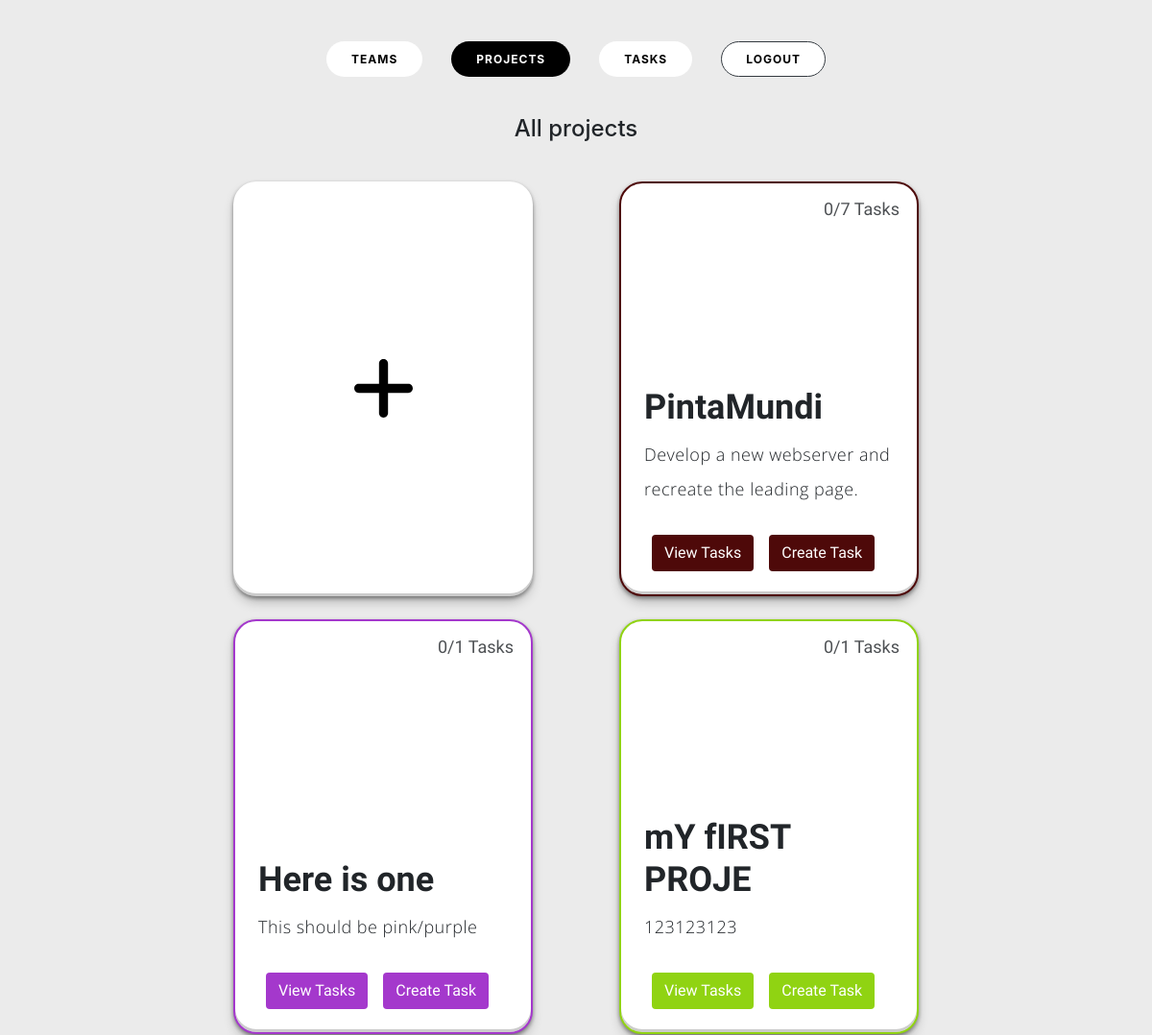
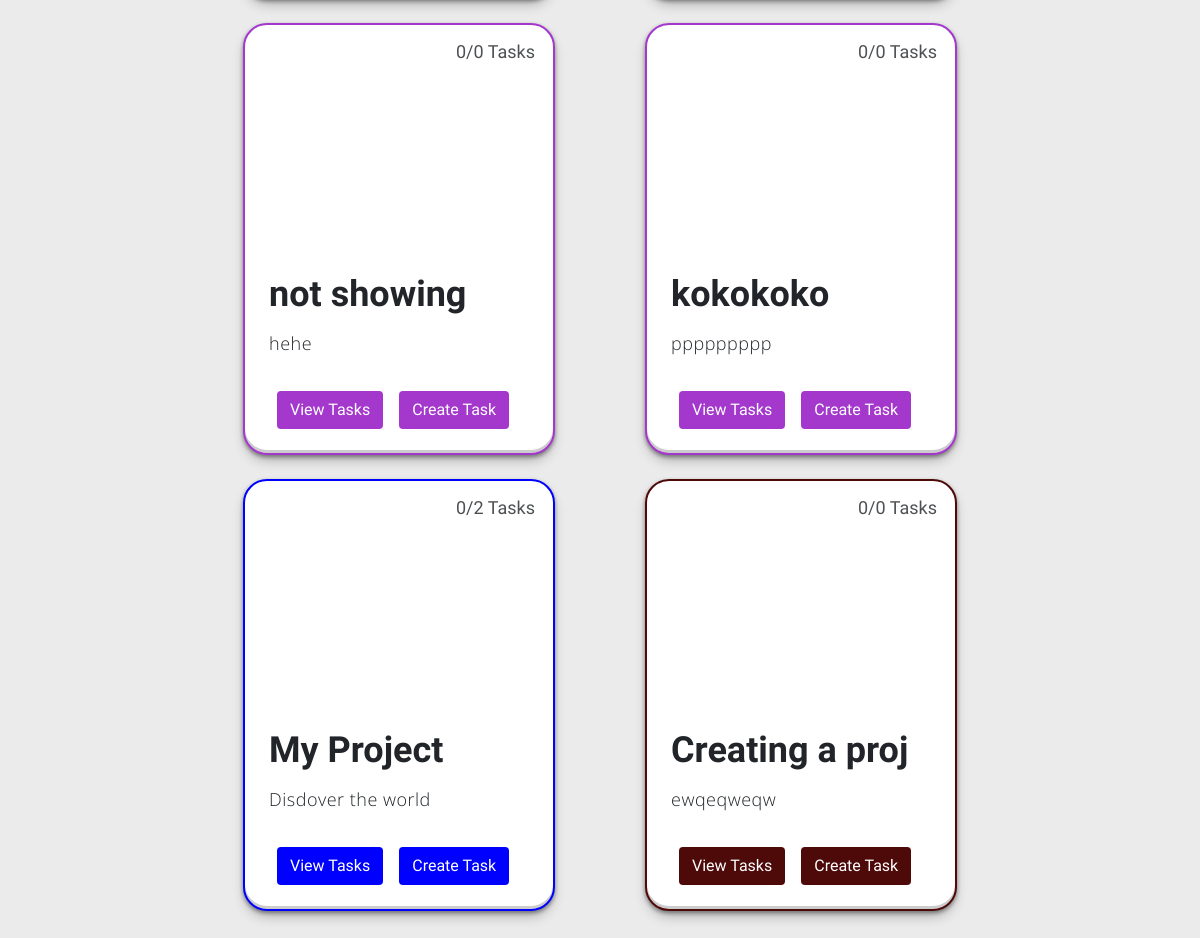
The app's page / (signed in), older data (2 pictures, top to bottom).
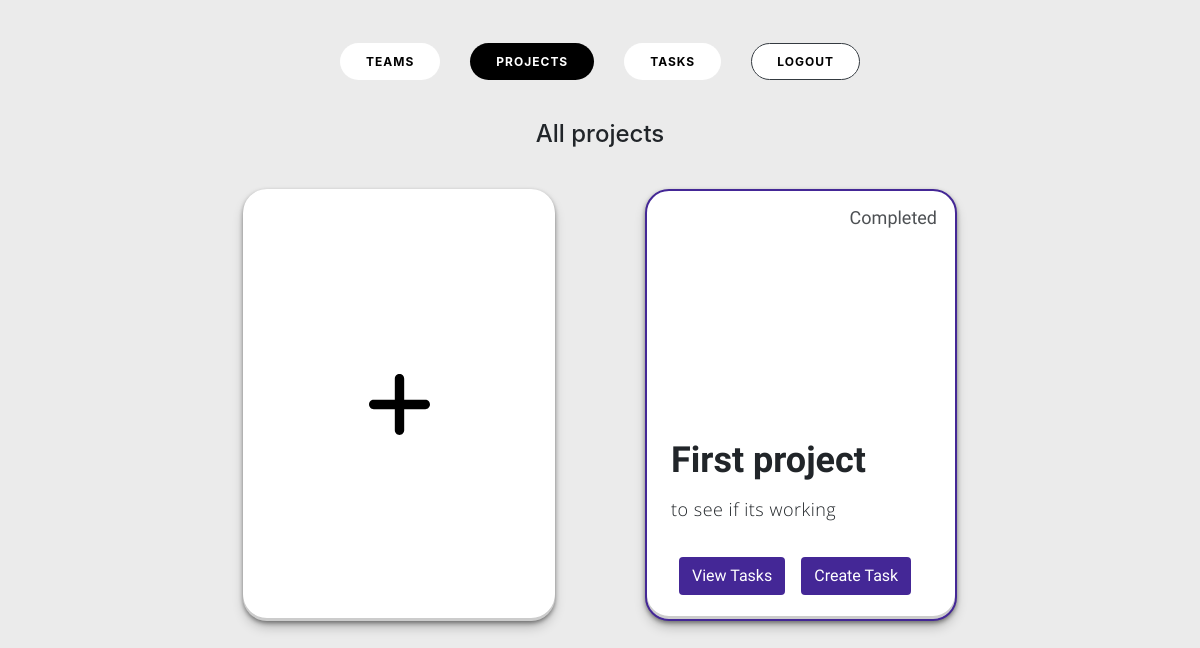
The same page, newer data.
### network/models.py (models this page shows, shortened)
class Project(models.Model):
    name = models.CharField(max_length=255)
    objective = models.TextField()
    team = models.ForeignKey(Team, on_delete=models.CASCADE)
    members = models.ManyToManyField(User, related_name='projects', default=None, null=True,)
    color = models.CharField(max_length=7, default=None, null=True, blank=True)
    is_completed = models.BooleanField(default=False)
    def completed_tasks_count(self):
        return self.task_set.filter(is_completed=True).count()

### network/views.py (the view)
# urls.py: path("", views.index, name="index"),
def index(request):
    projects = request.user.projects.all()
    message= "All projects"
    context = {
        'projects': projects,
        'message':message
    }
    return render(request, "network/index.html", context)

### network/templates/network/index.html (shortened to what this page needs)
{% extends "network/layout.html" %}
{% block body %}
<h4 class="text-center pb-3">{{ message }}</h4>
<section class="cards-wrapper row pt-3 pb-5 px-5  w-75">
    <div class="card-grid-space col pb-4">
        <a class="project_card m-auto white_bg" href="{% url 'create_project'%}">
        </a>
    </div>
    {% for project in projects %}
    <div class="card-grid-space col pb-4">
        <a class="project_card m-auto project_{{ project.id }}" style="border-color: {{ project.color }}; border-width: 2px;">
            <div>
                <h1>{{ project.name }}</h1>
                <p>{{ project.objective }}</p>
                {% if project.is_completed %}
                    <div class="date">Completed</div>
                {% else %}
                    <div class="date">{{ project.completed_tasks_count }}/{{ project.task_set.all.count }} Tasks</div>
                {% endif %}
                <div class="tags">
                    <div class="btn task_button text-white mx-2" style="background-color: {{ project.color }}"; onclick="viewTasks({{project.id}})">View Tasks</div>
                    <div class="btn task_button text-white mx-2" style="background-color: {{ project.color }}"; onclick="createTask({{project.id}})">Create Task</div>
                </div>
            </div>
        </a>
    </div>
    {% endfor %}
</section>
{% endblock %}

Row changes from the older to the newer data that the page shows:
removed Project: name "PintaMundi", objective "Develop a new webserver and recreate the leading page.", completed_tasks_count "0", task_set.all.count "7", color "#4e0909" (drawn)
removed Project: name "Here is one", objective "This should be pink/purple", completed_tasks_count "0", task_set.all.count "1"
removed Project: name "mY fIRST PROJE", objective "123123123", completed_tasks_count "0", task_set.all.count "1", color "#90d312" (drawn)
removed Project: name "not showing", objective "hehe", completed_tasks_count "0", task_set.all.count "0"
removed Project: name "kokokoko", objective "ppppppppp", completed_tasks_count "0", task_set.all.count "0"
removed Project: name "My Project", objective "Disdover the world", completed_tasks_count "0", task_set.all.count "2", color "#0000ff" (drawn)
removed Project: name "Creating a proj", objective "ewqeqweqw", completed_tasks_count "0", task_set.all.count "0", color "#4e0909" (drawn)
added Project: name "First project", objective "to see if its working", is_completed "Completed", color "#442796" (drawn)
